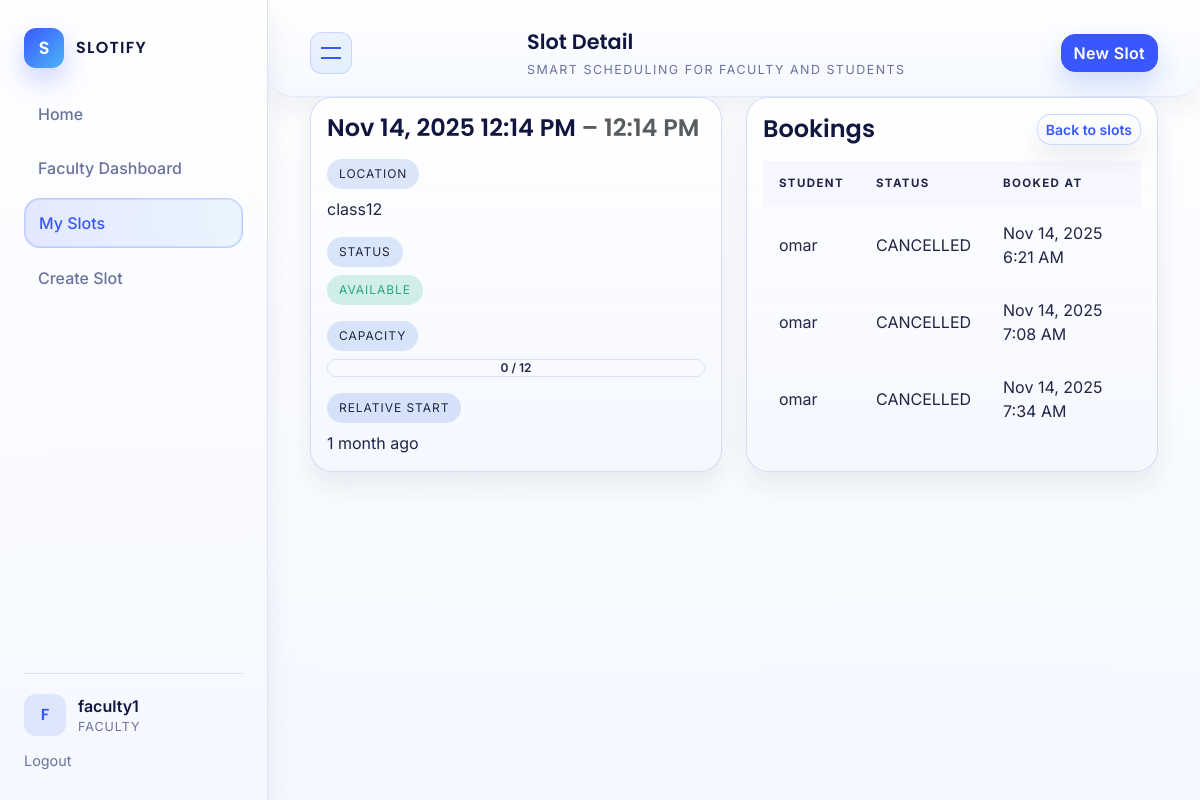
/scheduling/faculty/slots/2/ (signed in), run on the app's committed database.
### accounts/models.py (models this page shows, shortened)
class User(AbstractUser):
    class Role(models.TextChoices):
        STUDENT = "STUDENT", "Student"
        FACULTY = "FACULTY", "Faculty"
        ADMIN = "ADMIN", "Admin"
    role = models.CharField(
        max_length=20,
        choices=Role.choices,
        default=Role.STUDENT,
    )
    department = models.CharField(max_length=100, blank=True)
    def is_student(self) -> bool:
        return self.role == self.Role.STUDENT
    def is_faculty(self) -> bool:
        return self.role == self.Role.FACULTY

### scheduling/models.py (models this page shows, shortened)
class Slot(models.Model):
    class Status(models.TextChoices):
        AVAILABLE = "AVAILABLE", "Available"
        BLOCKED = "BLOCKED", "Blocked"
        CANCELLED = "CANCELLED", "Cancelled"
        PAST = "PAST", "Past"
    faculty = models.ForeignKey(
        User,
        on_delete=models.CASCADE,
        related_name="slots",
    )
    start_time = models.DateTimeField()
    end_time = models.DateTimeField()
    location = models.CharField(max_length=255)
    max_students = models.PositiveIntegerField(default=1)
    status = models.CharField(
        max_length=20,
        choices=Status.choices,
        default=Status.AVAILABLE,
    )
    created_at = models.DateTimeField(auto_now_add=True)
    updated_at = models.DateTimeField(auto_now=True)
    @property
    def booked_count(self) -> int:
        return self.bookings.filter(status=Booking.Status.BOOKED).count()

class Booking(models.Model):
    class Status(models.TextChoices):
        BOOKED = "BOOKED", "Booked"
        CANCELLED = "CANCELLED", "Cancelled"
        COMPLETED = "COMPLETED", "Completed"
        NO_SHOW = "NO_SHOW", "No Show"
    slot = models.ForeignKey(
        Slot,
        on_delete=models.CASCADE,
        related_name="bookings",
    )
    student = models.ForeignKey(
        User,
        on_delete=models.CASCADE,
        related_name="bookings",
    )
    status = models.CharField(
        max_length=20,
        choices=Status.choices,
        default=Status.BOOKED,
    )
    created_at = models.DateTimeField(auto_now_add=True)
    updated_at = models.DateTimeField(auto_now=True)

### scheduling/views.py (the view)
# urls.py: path("faculty/slots/<int:slot_id>/", views.faculty_slot_detail, name="faculty_slot_detail"),
@login_required
def faculty_slot_detail(request, slot_id: int):
    if not request.user.is_faculty():
        return HttpResponseForbidden("Not faculty")
    slot = get_object_or_404(Slot, pk=slot_id, faculty=request.user)
    bookings = slot.bookings.select_related("student").order_by("created_at")
    return render(request, "scheduling/slot_detail.html", {"slot": slot, "bookings": bookings})

### templates/scheduling/slot_detail.html (shortened to what this page needs)
{% extends "base.html" %}
{% load humanize %}
{% block page_title %}Slot Detail{% endblock %}
{% block content %}
<section class="row g-4">
  <div class="col-xl-6">
    <div class="card h-100">
      <div class="card-body">
        <h1 class="card-title h4 mb-3">{{ slot.start_time|date:"M d, Y g:i A" }} <span class="text-muted">– {{ slot.end_time|date:"g:i A" }}</span></h1>
        <div class="d-grid gap-3">
          <div>
            <span class="slotify-pill">Location</span>
            <p class="mb-0 mt-2">{{ slot.location }}</p>
          </div>
          <div>
            <span class="slotify-pill">Status</span>
            <p class="mb-0 mt-2">
              {% if slot.status == 'AVAILABLE' %}
                <span class="slotify-pill success">{{ slot.status }}</span>
              {% elif slot.status == 'BLOCKED' %}
                <span class="slotify-pill warning">{{ slot.status }}</span>
              {% elif slot.status == 'CANCELLED' %}
                <span class="slotify-pill danger">{{ slot.status }}</span>
              {% else %}
                <span class="slotify-pill">{{ slot.status }}</span>
              {% endif %}
            </p>
          </div>
          <div>
            <span class="slotify-pill">Capacity</span>
            {% if slot.max_students > 0 %}
              {% with booked=slot.booked_count %}
                {% widthratio booked slot.max_students 100 as capacity_pct %}
                <div class="slot-capacity-wrapper mt-2" data-capacity="{{ capacity_pct }}">
                  <div class="slot-capacity-label">{{ booked }} / {{ slot.max_students }}</div>
                </div>
              {% endwith %}
            {% else %}
              <p class="mt-2 mb-0 text-muted">Not configured</p>
            {% endif %}
          </div>
          <div>
            <span class="slotify-pill">Relative start</span>
            <p class="mt-2 mb-0">{{ slot.start_time|naturaltime }}</p>
          </div>
        </div>
      </div>
    </div>
  </div>
  <div class="col-xl-6">
    <div class="card h-100">
      <div class="card-body">
        <div class="d-flex justify-content-between align-items-center mb-3">
          <h2 class="card-title h4 mb-0">Bookings</h2>
          <a href="{% url 'faculty_slots_list' %}" class="btn btn-outline-secondary btn-sm">Back to slots</a>
        </div>
        {% if bookings %}
          <div class="table-responsive">
            <table class="slotify-table align-middle">
              <thead>
                <tr>
                  <th>Student</th>
                  <th>Status</th>
                  <th>Booked at</th>
                </tr>
              </thead>
              <tbody>
                {% for b in bookings %}
                  <tr>
                    <td>{{ b.student.username }}</td>
                    <td>{{ b.status }}</td>
                    <td>{{ b.created_at|date:"M d, Y g:i A" }}</td>
                  </tr>
                {% endfor %}
              </tbody>
            </table>
          </div>
        {% else %}
          <p class="text-muted mb-0">No students have booked this slot yet.</p>
        {% endif %}
      </div>
    </div>
  </div>
</section>
{% endblock %}

### templates/base.html (shortened to what this page needs)
{% load static %}
<!DOCTYPE html>
<html lang="en">
  <head>
    <link rel="stylesheet" href="https://cdn.jsdelivr.net/npm/bootstrap@5.3.2/dist/css/bootstrap.min.css" />
    <link rel="stylesheet" href="{% static 'css/slotify-modern.css' %}" />
  </head>
  <body class="slotify-body">
    <div class="slotify-layout">
      <aside class="slotify-sidebar" id="slotifySidebar">
        <a class="slotify-brand" href="/">
          <span class="slotify-mark">S</span>
          <span class="slotify-word">Slotify</span>
        </a>
        <nav class="slotify-nav" aria-label="Primary">
          <div class="slotify-nav-list">
            <a class="slotify-nav-link {% if request.path == '/' %}is-active{% endif %}" href="/">
              <span class="slotify-nav-text">Home</span>
            </a>
            {% if user.is_authenticated %}
              {% if user.is_student %}
                <a class="slotify-nav-link {% if 'student/dashboard' in request.path %}is-active{% endif %}" href="{% url 'student_dashboard' %}">
                  <span class="slotify-nav-text">Student Dashboard</span>
                </a>
                <a class="slotify-nav-link {% if 'student/faculties' in request.path or 'faculty_list' in request.path %}is-active{% endif %}" href="{% url 'faculty_list' %}">
                  <span class="slotify-nav-text">Browse Faculty</span>
                </a>
                <a class="slotify-nav-link {% if 'student/bookings' in request.path %}is-active{% endif %}" href="{% url 'student_bookings_list' %}">
                  <span class="slotify-nav-text">My Bookings</span>
                </a>
              {% elif user.is_faculty %}
                <a class="slotify-nav-link {% if 'faculty/dashboard' in request.path %}is-active{% endif %}" href="{% url 'faculty_dashboard' %}">
                  <span class="slotify-nav-text">Faculty Dashboard</span>
                </a>
                <a class="slotify-nav-link {% if 'faculty/slots' in request.path %}is-active{% endif %}" href="{% url 'faculty_slots_list' %}">
                  <span class="slotify-nav-text">My Slots</span>
                </a>
                <a class="slotify-nav-link {% if 'faculty/slots/new' in request.path %}is-active{% endif %}" href="{% url 'faculty_slot_create' %}">
                  <span class="slotify-nav-text">Create Slot</span>
                </a>
              {% endif %}
            {% else %}
              <a class="slotify-nav-link {% if 'login' in request.path %}is-active{% endif %}" href="{% url 'login' %}">
                <span class="slotify-nav-text">Login</span>
              </a>
            {% endif %}
          </div>
        </nav>
        {% if user.is_authenticated %}
          <div class="slotify-sidebar-footer">
            <div class="slotify-user-chip">
              <div class="slotify-avatar">{{ user.username|first|upper }}</div>
              <div>
                <div class="slotify-user-name">{{ user.username }}</div>
                <div class="slotify-user-role">{{ user.get_role_display }}</div>
              </div>
            </div>
            <a class="slotify-logout" href="{% url 'logout' %}">Logout</a>
          </div>
        {% endif %}
      </aside>
      <div class="slotify-main">
        <header class="slotify-topbar">
          <button class="slotify-toggle" id="slotifySidebarToggle" type="button" aria-label="Toggle navigation"></button>
          <div class="slotify-topbar-meta">
            <span class="slotify-topbar-title">{% block page_title %}Slotify Command{% endblock %}</span>
            <span class="slotify-topbar-subtitle">Smart scheduling for faculty and students</span>
          </div>
          {% if user.is_authenticated %}
            <div class="slotify-top-actions">
              {% if user.is_faculty %}
                <a class="btn btn-primary" href="{% url 'faculty_slot_create' %}">New Slot</a>
              {% elif user.is_student %}
                <a class="btn btn-primary" href="{% url 'faculty_list' %}">Book Slot</a>
              {% else %}
                <a class="btn btn-primary" href="{% url 'analytics_dashboard' %}">View Insights</a>
              {% endif %}
            </div>
          {% endif %}
        </header>
        <main class="slotify-content">
          {% block content %}{% endblock %}
        </main>
      </div>
    </div>
  </body>
</html>

### data on the page
User: username|first "F", username "faculty1", role "FACULTY"
Slot: start_time "Nov 14, 2025 12:14 PM", end_time "12:14 PM", location "class12", status "AVAILABLE", max_students "12", start_time "1 month ago"
Booking: student.username "omar", status "CANCELLED", created_at "Nov 14, 2025 6:21 AM"
Booking: student.username "omar", status "CANCELLED", created_at "Nov 14, 2025 7:08 AM"
Booking: student.username "omar", status "CANCELLED", created_at "Nov 14, 2025 7:34 AM"

### other printed values
{{ booked }} "0"
